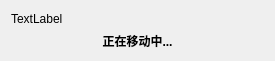
<?xml version="1.0" encoding="UTF-8"?>
<ui version="4.0">
 <class>QWaiting</class>
 <widget class="QDialog" name="QWaiting">
  <property name="geometry">
   <rect>
    <x>0</x>
    <y>0</y>
    <width>275</width>
    <height>61</height>
   </rect>
  </property>
  <property name="windowTitle">
   <string>QWaiting</string>
  </property>
  <layout class="QGridLayout" name="gridLayout">
   <item row="0" column="0">
    <widget class="QLabel" name="label">
     <property name="text">
      <string>TextLabel</string>
     </property>
    </widget>
   </item>
   <item row="1" column="0">
    <widget class="QLabel" name="label_2">
     <property name="font">
      <font>
       <family>Arial</family>
       <weight>75</weight>
       <bold>true</bold>
      </font>
     </property>
     <property name="text">
      <string>正在移动中...</string>
     </property>
     <property name="alignment">
      <set>Qt::AlignCenter</set>
     </property>
    </widget>
   </item>
  </layout>
 </widget>
 <layoutdefault spacing="6" margin="11"/>
 <resources/>
 <connections/>
</ui>
